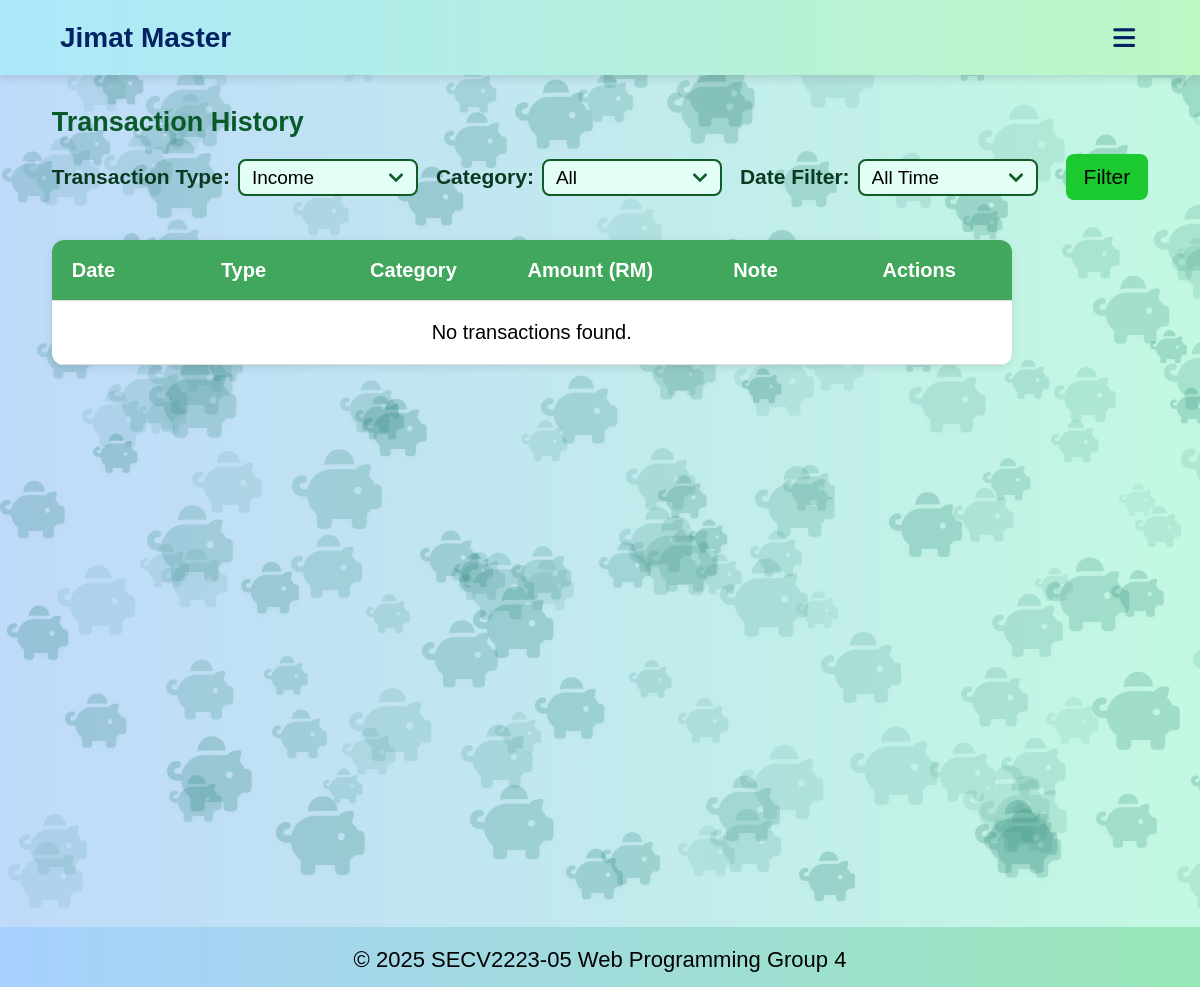
/overview.php?type=income (signed in), run on an earlier commit of the app's database.
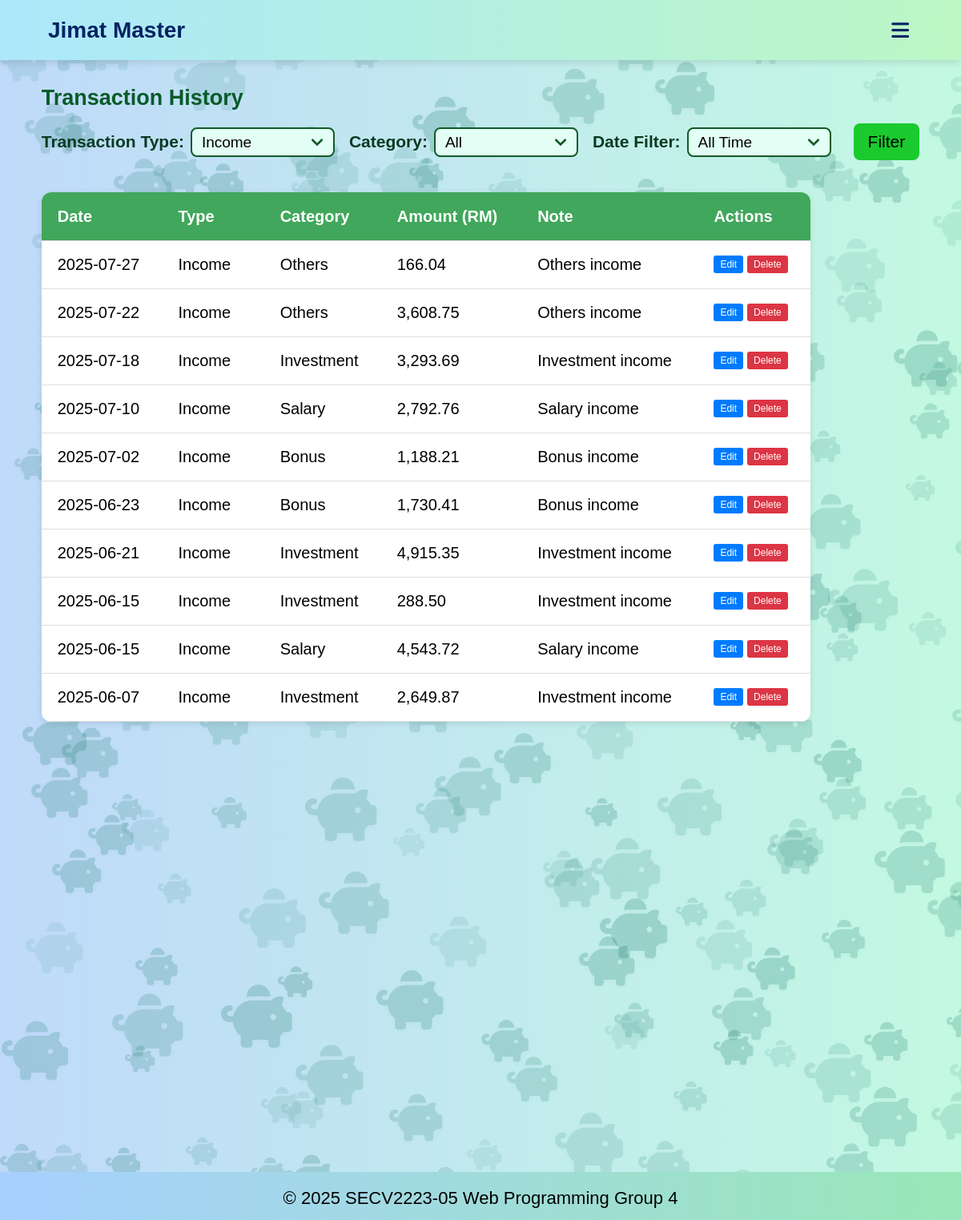
And on a later commit of the database.
### tables this page shows
CREATE TABLE IF NOT EXISTS transactions (
    transaction_id INT AUTO_INCREMENT PRIMARY KEY,
    user_id INT NOT NULL,
    category_id INT NOT NULL,
    type ENUM('income', 'expense') NOT NULL,
    amount DECIMAL(10,2) NOT NULL,
    note TEXT,
    date DATE,
    FOREIGN KEY (user_id) REFERENCES users(user_id) ON DELETE CASCADE,
    FOREIGN KEY (category_id) REFERENCES categories(category_id) ON DELETE CASCADE
);

CREATE TABLE IF NOT EXISTS categories (
    category_id INT AUTO_INCREMENT PRIMARY KEY,
    name VARCHAR(50) NOT NULL,
    type VARCHAR(50) NOT NULL 
);

### overview.php (the view, shortened to what the changed rows need)
<!DOCTYPE html>
<html lang="en">
<head>
    <link rel="stylesheet" href="style.css">
    <link rel="stylesheet" href="https://cdnjs.cloudflare.com/ajax/libs/font-awesome/6.1.0/css/all.min.css">
</head>
<body>
    <div id="piggy-bg"></div>
    <div class="piggy-container" aria-hidden="true"></div>
    <?php
    include 'includes/db.php';
    $user_id = $_SESSION['user_id'];
    ?>
    <header>
        <nav aria-label="Main Navigation">
        </nav>
    </header>
    <main class="overviewmain">
        <section id="overview">
            <h2>Transaction History</h2>
            <?php
            $selectedType = isset($_GET['type']) ? $_GET['type'] : 'all';
            if ($selectedType === 'all') {
                $transactionTypes = ['income', 'expense'];
                foreach ($transactionTypes as $currentType) {
                    echo "<h3>" . ucfirst($currentType) . " Transactions</h3>";
                    echo "<table>";
                    echo "<thead>
                            <tr>
                                <th>Date</th>
                                <th>Category</th>
                                <th>Amount (RM)</th>
                                <th>Note</th>
                                <th>Actions</th>
                            </tr>
                          </thead>";
                    echo "<tbody>";
                    $sql = "SELECT t.*, c.name AS category_name FROM transactions t
                            JOIN categories c ON t.category_id = c.category_id
                            WHERE t.user_id = ? AND t.type = ?";
                    $params = [$user_id, $currentType];
                    $types = "is";
                    if (!empty($_GET['category'])) {
                        $sql .= " AND t.category_id = ?";
                        $params[] = $_GET['category'];
                        $types .= "i";
                    }
                    if (!empty($_GET['date_filter']) && is_numeric($_GET['date_filter'])) {
                        $days = (int)$_GET['date_filter'];
                        $sql .= " AND t.date >= DATE_SUB(CURDATE(), INTERVAL ? DAY)";
                        $params[] = $days;
                        $types .= "i";
                    }
                    $sql .= " ORDER BY t.date DESC, t.transaction_id DESC";
                    $stmt = $conn->prepare($sql);
                    if ($stmt) {
                        $stmt->bind_param($types, ...$params);
                        $stmt->execute();
                        $result = $stmt->get_result();
                        if ($result->num_rows > 0) {
                            $total = 0;
                            while ($row = $result->fetch_assoc()) {
                                $total += $row['amount'];
                                echo "<tr id='row-{$row['transaction_id']}'>
                                        <td class='date-cell'>" . htmlspecialchars($row['date']) . "</td>
                                        <td class='category-cell' data-category-id='" . htmlspecialchars($row['category_id']) . "'>" . htmlspecialchars($row['category_name']) . "</td>
                                        <td class='amount-cell'>" . number_format($row['amount'], 2) . "</td>
                                        <td class='note-cell'>" . htmlspecialchars($row['note']) . "</td>
                                        <td class='action-cell'>
                                            <div class='action-buttons'>
                                                <button class='btn-edit' onclick='editTransaction({$row['transaction_id']})'>Edit</button>
                                                <button class='btn-delete' onclick='deleteTransaction({$row['transaction_id']})'>Delete</button>
                                            </div>
                                        </td>
                                      </tr>";
                            }
                            echo "<tr style='font-weight: bold; background-color: #f0f0f0;'>
                                    <td colspan='3'>Total " . ucfirst($currentType) . "</td>
                                    <td>RM " . number_format($total, 2) . "</td>
                                    <td></td>
                                  </tr>";
                        } else {
                            echo "<tr><td colspan='5' style='text-align: center; padding: 20px;'>No " . $currentType . " transactions found.</td></tr>";
                        }
                        $stmt->close();
                    } else {
                        echo "<tr><td colspan='5' style='text-align: center; padding: 20px; color: red;'>Error preparing query: " . htmlspecialchars($conn->error) . "</td></tr>";
                    }
                    echo "</tbody>";
                    echo "</table>";
                    echo "<br>";
                }
            } else {
                echo "<table>";
                echo "<thead>
                        <tr>
                            <th>Date</th>
                            <th>Type</th>
                            <th>Category</th>
                            <th>Amount (RM)</th>
                            <th>Note</th>
                            <th>Actions</th>
                        </tr>
                      </thead>";
                echo "<tbody>";
                $sql = "SELECT t.*, c.name AS category_name FROM transactions t
                        JOIN categories c ON t.category_id = c.category_id
                        WHERE t.user_id = ?";
                $params = [$user_id];
                $types = "i";
                if (!empty($_GET['type']) && $_GET['type'] !== 'all') {
                    $sql .= " AND t.type = ?";
                    $params[] = $_GET['type'];
                    $types .= "s";
                }
                $sql .= " ORDER BY t.date DESC, t.transaction_id DESC";
                $stmt = $conn->prepare($sql);
                if ($stmt) {
                    $stmt->bind_param($types, ...$params);
                    $stmt->execute();
                    $result = $stmt->get_result();
                    if ($result->num_rows > 0) {
                        while ($row = $result->fetch_assoc()) {
                            echo "<tr id='row-{$row['transaction_id']}'>
                                    <td class='date-cell'>" . htmlspecialchars($row['date']) . "</td>
                                    <td class='type-cell'>" . htmlspecialchars(ucfirst($row['type'])) . "</td>
                                    <td class='category-cell' data-category-id='" . htmlspecialchars($row['category_id']) . "'>" . htmlspecialchars($row['category_name']) . "</td>
                                    <td class='amount-cell'>" . number_format($row['amount'], 2) . "</td>
                                    <td class='note-cell'>" . htmlspecialchars($row['note']) . "</td>
                                    <td class='action-cell'>
                                        <div class='action-buttons'>
                                            <button class='btn-edit' onclick='editTransaction({$row['transaction_id']})'>Edit</button>
                                            <button class='btn-delete' onclick='deleteTransaction({$row['transaction_id']})'>Delete</button>
                                        </div>
                                    </td>
                                  </tr>";
                        }
                    } else {
                        echo "<tr><td colspan='6' style='text-align: center; padding: 20px;'>No transactions found.</td></tr>";
                    }
                } else {
                    echo "<tr><td colspan='6' style='text-align: center; padding: 20px; color: red;'>Error preparing query: " . htmlspecialchars($conn->error) . "</td></tr>";
                }
                echo "</tbody>";
                echo "</table>";
            }
            ?>
        </section>
    </main>
    <footer>
        <div class="footercontainer">
        </div>
    </footer>
</body>
</html>

What changed in the data, as far as the page shows it:
added transactions: date "2025-07-27", type "Income", category.name "Others", amount "166.04", note "Others income"
added transactions: date "2025-07-22", type "Income", category.name "Others", amount "3,608.75", note "Others income"
added transactions: date "2025-07-18", type "Income", category.name "Investment", amount "3,293.69", note "Investment income"
added transactions: date "2025-07-10", type "Income", category.name "Salary", amount "2,792.76", note "Salary income"
added transactions: date "2025-07-02", type "Income", category.name "Bonus", amount "1,188.21", note "Bonus income"
added transactions: date "2025-06-23", type "Income", category.name "Bonus", amount "1,730.41", note "Bonus income"
added transactions: date "2025-06-21", type "Income", category.name "Investment", amount "4,915.35", note "Investment income"
added transactions: date "2025-06-15", type "Income", category.name "Investment", amount "288.50", note "Investment income"
added transactions: date "2025-06-15", type "Income", category.name "Salary", amount "4,543.72", note "Salary income"
added transactions: date "2025-06-07", type "Income", category.name "Investment", amount "2,649.87", note "Investment income"
Also different on the page:
text no longer shown: "No transactions found."
